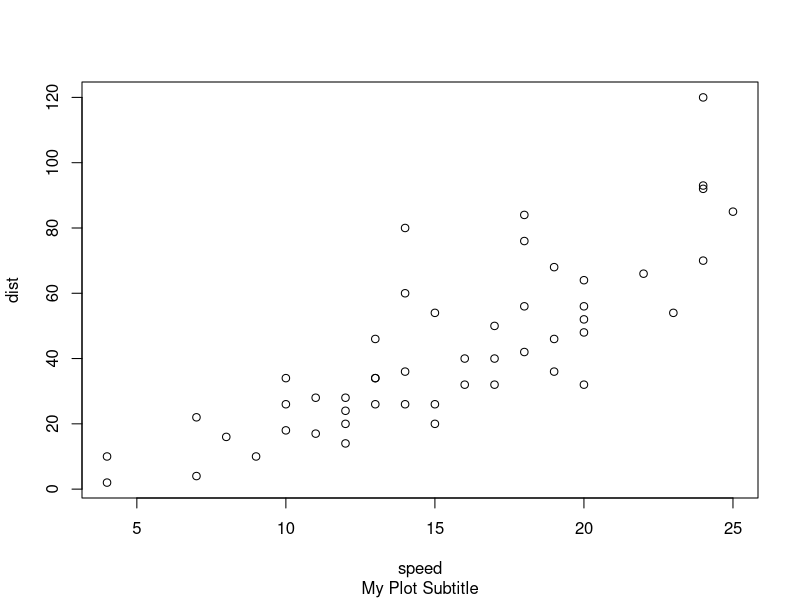
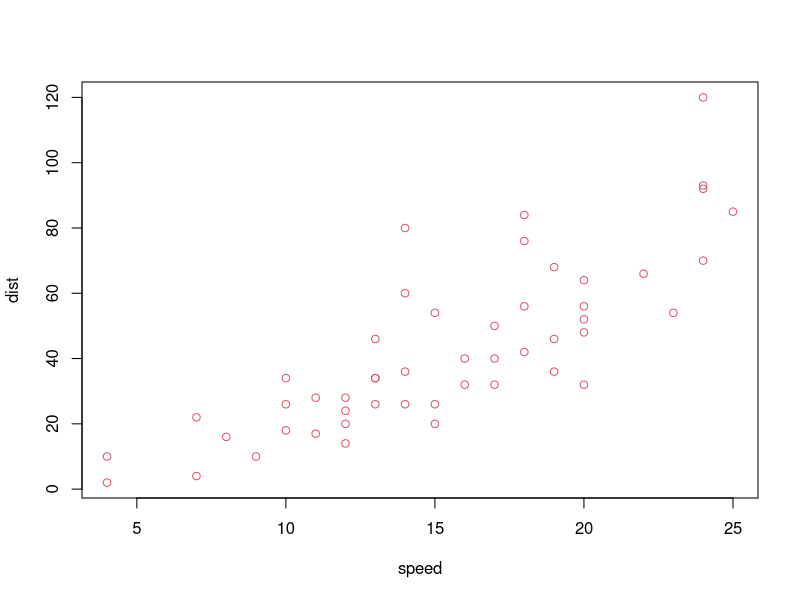
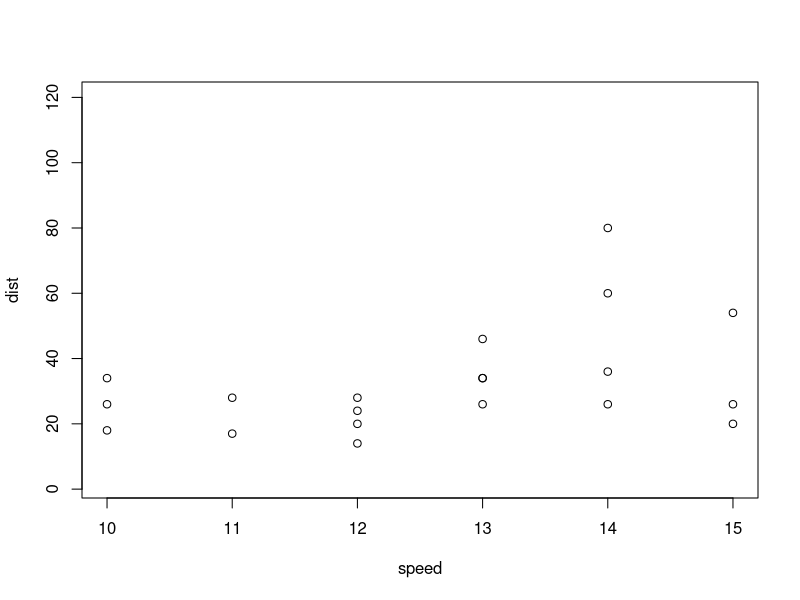
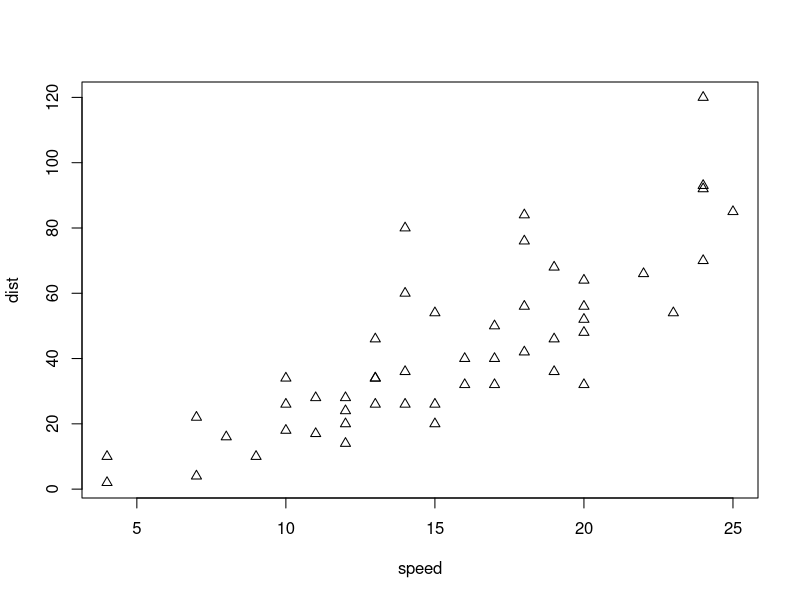
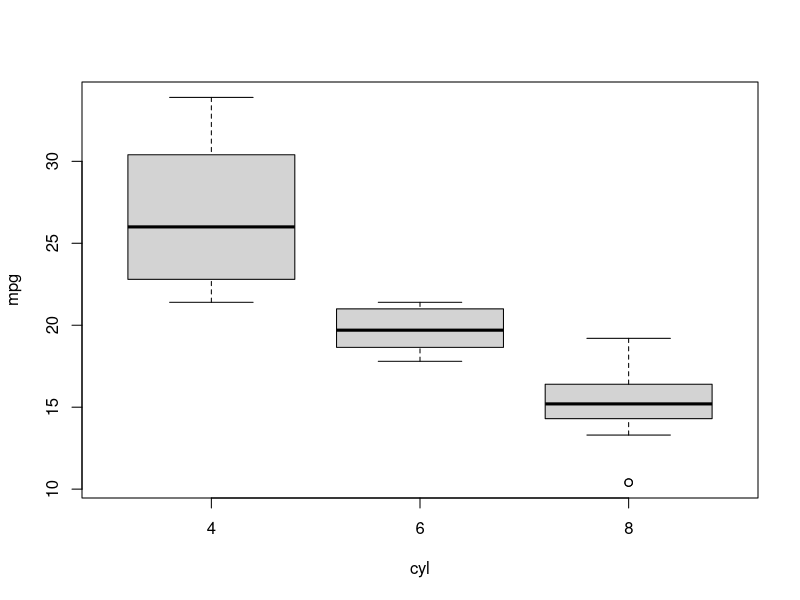
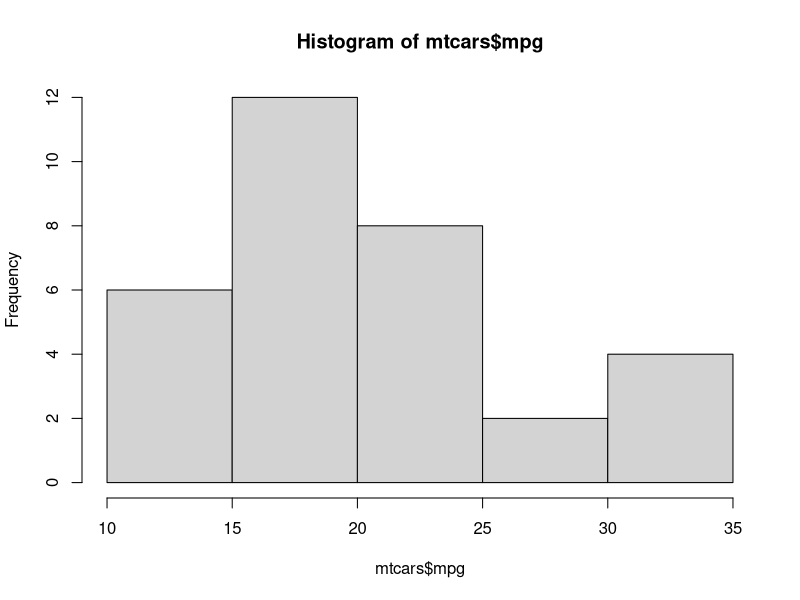

These figures' R source, in order:
###UNSURE WHY THE BREAK IS HERE 

plot(cars, sub = "My Plot Subtitle")

#| The plot help page (?plot) only covers a small
#| number of the many arguments that can be passed
#| in to plot() and to other graphical functions.
#| To begin to explore the many other options, look
#| at ?par. Let's look at some of the more commonly
#| used ones. Continue using plot(cars, ...) as the
#| base answer to these questions.

#| Plot cars with a red color. (Use col = 2 to
#| achieve this effect.)

plot(cars,col=2)

#| Plot cars while limiting the x-axis to 10
#| through 15.  (Use xlim = c(10, 15) to achieve
#| this effect.)

plot(cars,xlim=c(10,15))

#| You can also change the shape of the symbols in
#| the plot. The help page for points (?points)
#| provides the details.

#| Plot cars using triangles.  (Use pch = 2 to
#| achieve this effect.)

plot(cars,pch=2)

#| Arguments like "col" and "pch" may not seem very
#| intuitive. And that is because they aren't! So,
#| many/most people use more modern packages, like
#| ggplot2, for creating their graphics in R.

#| It is, however, useful to have an introduction
#| to base graphics because many of the idioms in
#| lattice and ggplot2 are modeled on them.

#| Let's now look at some other functions in base
#| graphics that may be useful, starting with
#| boxplots.

data(mtcars)

#| Anytime that you load up a new data frame, you
#| should explore it before using it. In the middle
#| of a swirl lesson, just type play(). This
#| temporarily suspends the lesson (without losing
#| the work you have already done) and allows you
#| to issue commands like dim(mtcares) and
#| head(mtcars). Once you are done examining the
#| data, just type nxt() and the lesson will pick
#| up where it left off.

dim(mtcars)
str(mtcars)

?boxplot

## S3 method for class 'formula'
#boxplot(formula, data = NULL, ..., subset, na.action = NULL)

## Default S3 method:
#boxplot(x, ..., range = 1.5, width = NULL, varwidth = FALSE,
#        notch = FALSE, outline = TRUE, names, plot = TRUE,
#        border = par("fg"), col = NULL, log = "",
#        pars = list(boxwex = 0.8, staplewex = 0.5, outwex = 0.5),
#        horizontal = FALSE, add = FALSE, at = NULL)

#| Instead of adding data columns directly as input
#| arguments, as we did with plot(), it is often
#| handy to pass in the entire data frame. This is
#| what the "data" argument in boxplot() allows.

#| boxplot(), like many R functions, also takes a
#| "formula" argument, generally an expression with
#| a tilde ("~") which indicates the relationship
#| between the input variables. This allows you to
#| enter something like mpg ~ cyl to plot the
#| relationship between cyl (number of cylinders)
#| on the x-axis and mpg (miles per gallon) on the
#| y-axis.

#| Use boxplot() with formula = mpg ~ cyl and data
#| = mtcars to create a box plot.

boxplot(formula=mpg~cyl,data=mtcars)

#| The plot shows that mpg is much lower for cars
#| with more cylinders. Note that we can use the
#| same set of arguments that we explored with
#| plot() above to add axis labels, titles and so
#| on.

#| When looking at a single variable, histograms
#| are a useful tool. hist() is the associated R
#| function. Like plot(), hist() is best used by
#| just passing in a single vector.

#| Use hist() with the vector mtcars$mpg to create
#| a histogram.

hist(mtcars$mpg)

#| In this lesson, you learned how to work with
#| base graphics in R. The best place to go from
#| here is to study the ggplot2 package. If you
#| want to explore other elements of base graphics,
#| then this web page
#| (http://www.ling.upenn.edu/~joseff/rstudy/week4.html)
#| provides a useful overview.




